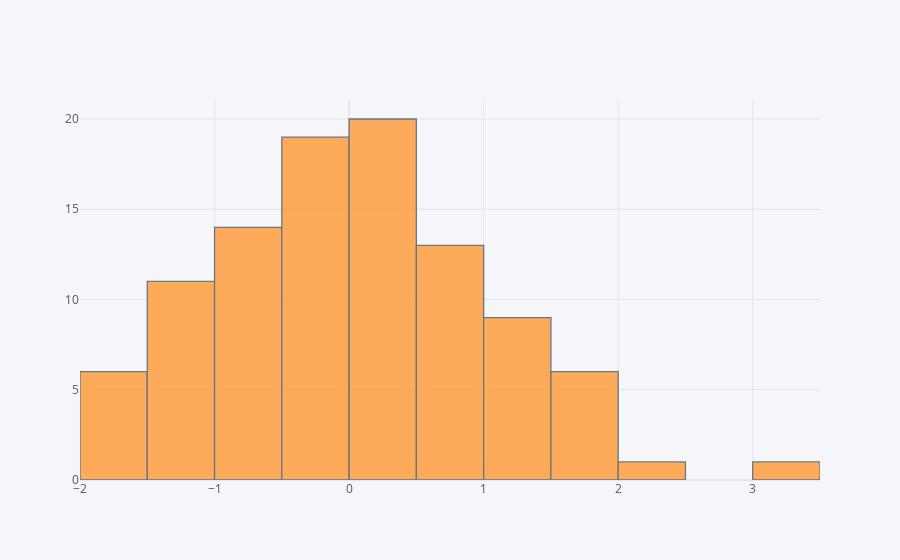

Notebook code cell kept with this figure:
### Markdown cell above
## histogram

### Code cell
df['A'].iplot(kind='hist',bins=25)

### Figure 1 — Plotly figure (JSON) as saved in the notebook; plotly's stock layout.template omitted (floating-point values rounded to 4 significant figures)
{"data": [{"histfunc": "count", "histnorm": "", "marker": {"color": "rgba(255, 153, 51, 1.0)", "line": {"color": "#4D5663", "width": 1.3}}, "name": "A", "nbinsx": 25, "opacity": 0.8, "orientation": "v", "type": "histogram", "x": [0.3864, 1.204, 0.8916, 0.6946, 0.2777, 0.5421, 0.2316, -0.2461, 0.1975, 0.8306, -0.5948, 0.07533, -0.4866, 1.21, 1.439, 1.321, -1.543, -0.2464, -0.05116, 0.2103, 3.161, -1.379, -0.3917, -1.464, -1.622, 0.1533, -0.7802, -1.73, -0.1721, -1.498, 0.3167, 0.143, -0.5074, 0.8918, 2.086, 1.436, -0.3847, -0.5218, 0.1792, -0.1905, 0.8397, -1.113, 0.2434, -1.43, -0.5806, -1.877, -0.8888, 0.2432, 0.4982, -0.03427, -0.5825, -0.8798, 1.2, 1.67, -0.3873, -1.049, 0.4075, -1.248, -0.3806, -0.5216, 1.541, -0.1297, -0.4524, -1.105, 1.639, -0.5415, 0.8324, 1.225, -0.09939, 1.047, -0.1867, -0.3826, 0.5438, -0.1967, 0.1978, -1.426, 0.2326, -0.7775, -1.002, -0.2026, 1.211, -1.564, 0.5652, 0.23, 0.6142, -0.5968, -0.8636, 1.626, 0.9219, 0.2886, 0.2641, -1.703, -1.274, 0.04536, 1.775, 0.5036, 1.66, 0.9942, -0.2936, -0.5632]}], "layout": {"barmode": "overlay", "legend": {"bgcolor": "#F5F6F9", "font": {"color": "#4D5663"}}, "paper_bgcolor": "#F5F6F9", "plot_bgcolor": "#F5F6F9", "title": {"font": {"color": "#4D5663"}}, "xaxis": {"gridcolor": "#E1E5ED", "showgrid": true, "tickfont": {"color": "#4D5663"}, "title": {"font": {"color": "#4D5663"}, "text": ""}, "zerolinecolor": "#E1E5ED"}, "yaxis": {"gridcolor": "#E1E5ED", "showgrid": true, "tickfont": {"color": "#4D5663"}, "title": {"font": {"color": "#4D5663"}, "text": ""}, "zerolinecolor": "#E1E5ED"}}}
